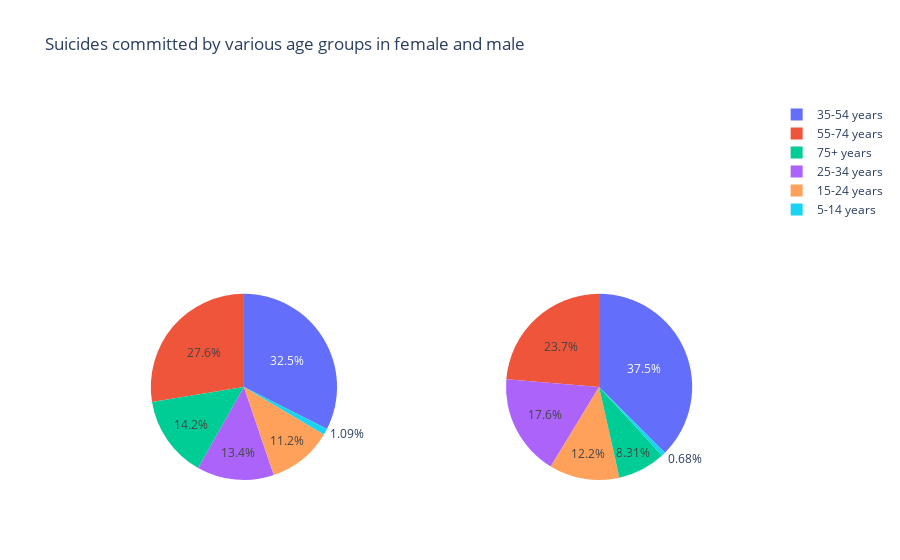

The notebook cell saved with this chart:
### Code cell
fig = {
    'data' : [
        {
            'labels' : gender_agewise_suicide.index,
            'values' : gender_agewise_suicide.female,
            'type' : 'pie',
            'name' : 'Female suicides no',
            'domain' : {'x':[0, .48],
                       'y':[0, .49]}
        },
        {
            'labels' : gender_agewise_suicide.index,
            'values' : gender_agewise_suicide.male,
            'type' : 'pie',
            'name' : 'Male suicides no',
            'domain' : {'x': [.52, 1],
                       'y': [0, .49]}
        }
    ],
    'layout' : {'title' : 'Suicides committed by various age groups in female and male'}
}

py.offline.iplot(fig)

### Figure 1 — Plotly figure (JSON) as saved in the notebook; plotly's stock layout.template omitted (floating-point values rounded to 4 significant figures)
{"data": [{"domain": {"x": [0, 0.48], "y": [0, 0.49]}, "labels": ["15-24 years", "25-34 years", "35-54 years", "5-14 years", "55-74 years", "75+ years"], "name": "Female suicides no", "type": "pie", "values": [175437, 208823, 506233, 16997, 430036, 221984]}, {"domain": {"x": [0.52, 1], "y": [0, 0.49]}, "labels": ["15-24 years", "25-34 years", "35-54 years", "5-14 years", "55-74 years", "75+ years"], "name": "Male suicides no", "type": "pie", "values": [633105, 915089, 1945908, 35267, 1228407, 431134]}], "layout": {"autosize": true, "title": {"text": "Suicides committed by various age groups in female and male"}}}
